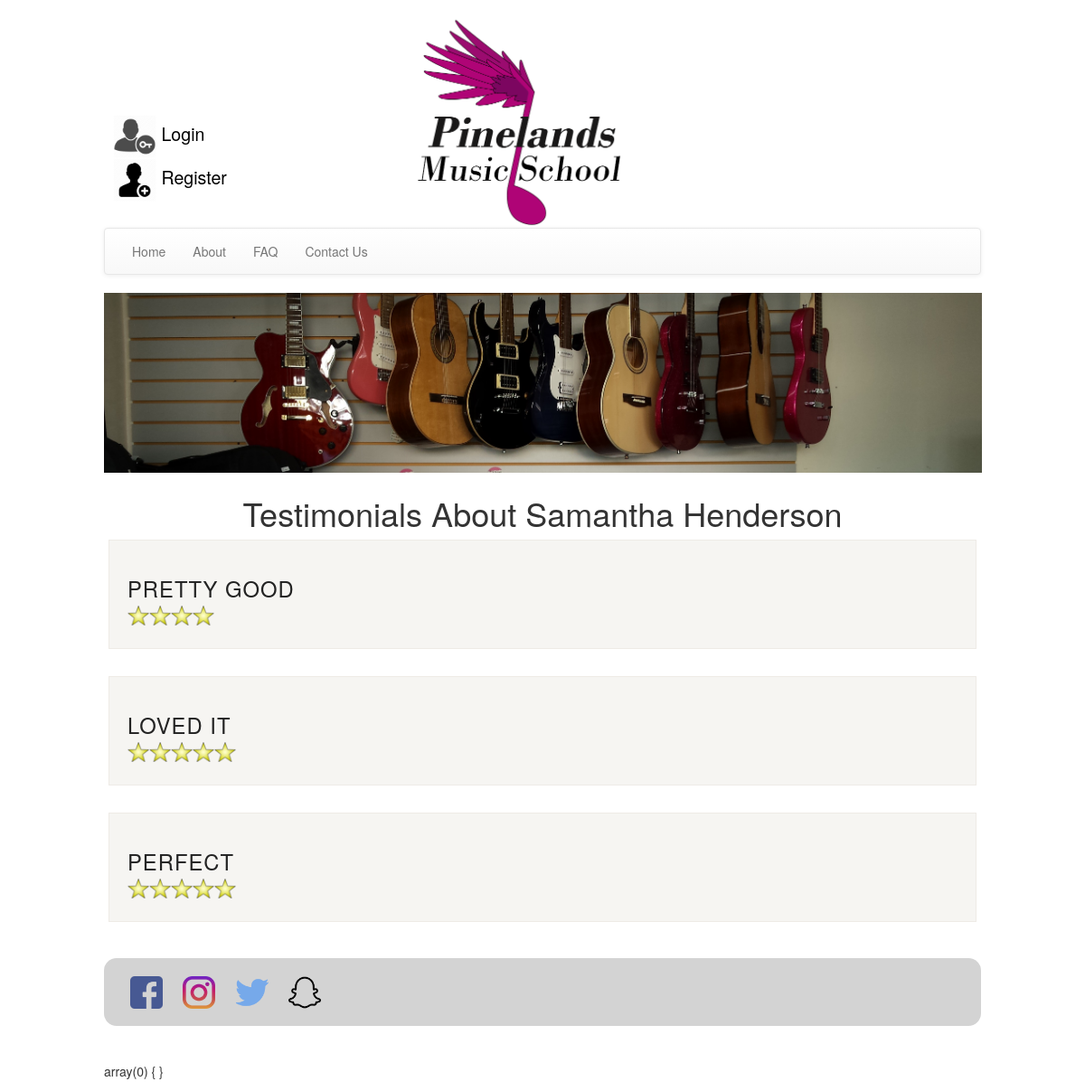
The page /pages/testimonials/eachTeacherReview.php?userID=5 on the database its author committed.
### tables this page shows
CREATE TABLE `users` (
  `UserID` int(11) NOT NULL,
  `firstName` varchar(40) NOT NULL,
  `lastName` varchar(40) NOT NULL,
  `DOB` date NOT NULL,
  `gender` enum('Male','Female') NOT NULL,
  `facebookId` varchar(80) DEFAULT NULL,
  `email` varchar(80) NOT NULL,
  `password` varchar(64) NOT NULL,
  `salt` varchar(32) NOT NULL,
  `accountType` enum('Guest','Student','Teacher','StudentAndTeacher','Admin','Owner') NOT NULL DEFAULT 'Guest',
  `comCode` varchar(64) DEFAULT NULL,
  `parentName` varchar(100) DEFAULT NULL,
  `parentEmail` varchar(100) DEFAULT NULL
);

CREATE TABLE `teacherreviews` (
  `reviewID` int(11) NOT NULL,
  `teacherID` int(11) NOT NULL,
  `studentID` int(11) NOT NULL,
  `contractID` int(11) NOT NULL,
  `reviewComment` varchar(300) NOT NULL,
  `reviewRating` int(1) NOT NULL,
  `reviewDate` date NOT NULL,
  `reviewStatus` enum('Public','Private','Pending','Invalid') NOT NULL
);

### pages/testimonials/eachTeacherReview.php (the view, shortened to what this page needs)
<?php
$teacherID = $_GET['userID'];
    include "../../inc/connect.php";
    include "../../inc/header.php";
    include "../../inc/nav.php";
?>
 <div class="content ">
    <h1 class="centered">Testimonials About
      <?php
      $sql2 = "SELECT users.firstName, users.lastName FROM users WHERE users.userID = $teacherID";
      $result2 = mysqli_query($con, $sql2);
      while ($row2 = mysqli_fetch_array($result2)) {
        echo $row2["firstName"];
        echo $row2["lastName"];
      }
      ?>
    </h1>
<?php
$sql = "SELECT teacherreviews.*,users.firstName, users.lastName FROM users INNER JOIN teacherreviews ON users.userID = teacherreviews.teacherID WHERE teacherreviews.teacherID = $teacherID";
$result = mysqli_query($con, $sql);
while ($row = mysqli_fetch_array($result)) {
  if ($row["reviewStatus"] == 'Public') {
    echo '<div class="faq_post">
					<div class="faq_copy">
						<div class="padding">
						<h2 class="faq_title">';
            echo $row["reviewComment"];
            echo "<br>";
            echo '<div id="rating">
               <div id="star_rating" class="starRatingOverflow">
                   <img src="../../images/about/five_stars.png" class="starImage"/>
               </div>
           </div>';
            echo '</h2>
						</div>
					</div>
				</div>';
        }
      }
 ?>
</div>
<?php
    include "../../inc/footer.php";
?>

### css/main.css (style rules this page uses)
* { box-sizing: border-box; }
body { font-size: 62.5%; margin: 0; padding: 0; }
.content { display: inline-block; vertical-align: top; padding: 5px; width: 100%; }
.centered { text-align: center; }
.starRatingOverflow { overflow:hidden; width:120px; }
.starImage { width:120px; height:auto; }

### css/faq.css (style rules this page uses)
.faq_post { background: #F6F5F2; border: 1px solid #eeebe6; margin: 0 0 30px 0; }
.faq_post h2 { letter-spacing: 1px; margin-bottom: 5px; }
.faq_copy .padding { padding: 20px 20px 20px 20px; }
.faq_title { color: #232323; text-transform: uppercase; font-size: 1.7em; }

### rows shown on the page
users: firstName "Samantha", lastName "Henderson"
teacherreviews: reviewComment "PRETTY GOOD"
teacherreviews: reviewComment "LOVED IT"
teacherreviews: reviewComment "PERFECT"
